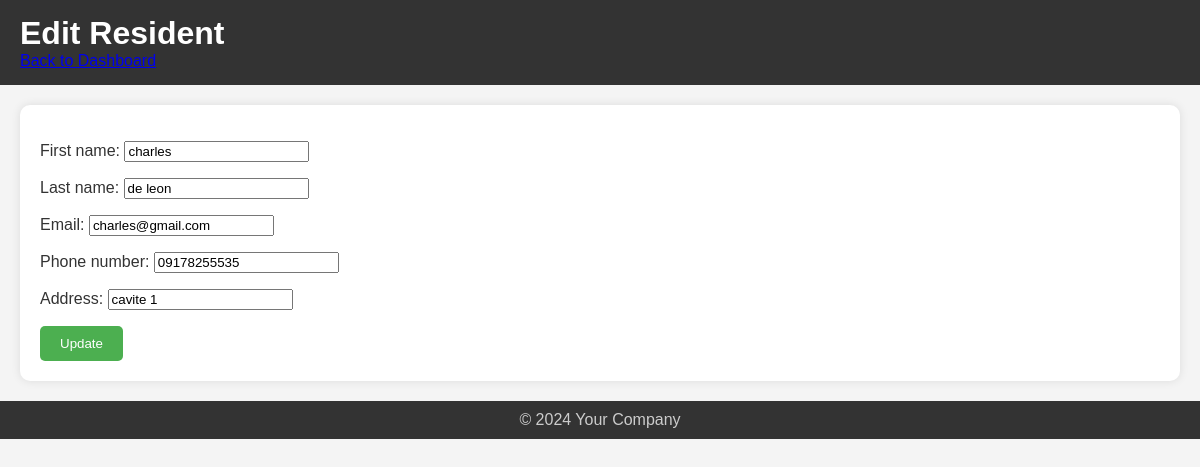
Screenshot of /residents/edit/9/ with the database file from the repository.
### app/models.py (models this page shows, shortened)
class Resident(models.Model):
    first_name = models.CharField(max_length=100)
    last_name = models.CharField(max_length=100)
    email = models.EmailField(unique=True)
    phone_number = models.CharField(max_length=15, blank=True, null=True)
    address = models.CharField(max_length=255)
    joined_date = models.DateField(auto_now_add=True)

### app/views.py (the view)
# urls.py: path('residents/edit/<int:pk>/', ResidentUpdateView.as_view(), name='edit_resident'),
class ResidentUpdateView(UpdateView):
    model = Resident
    form_class = ResidentForm
    template_name = 'app/admin_edit_resident.html'
    success_url = reverse_lazy('resident_list')

### app/forms.py
class ResidentForm(forms.ModelForm):
    class Meta:
        model = Resident
        fields = '__all__'

### app/templates/app/admin_edit_resident.html (shortened to what this page needs)
{% load static %}
<!DOCTYPE html>
<html lang="en">
<head>
    <link rel="stylesheet" href="{% static 'css/admin.css' %}">
</head>
<body>
    <header>
        <h1>Edit Resident</h1>
        <a class="back-link" href="{% url 'resident_list' %}">Back to Dashboard</a>
    </header>
    <main>
        <form method="post" class="form-container">
            {{ form.as_p }}
            <button type="submit" class="btn-primary">Update</button>
        </form>
    </main>
    <footer>
        <p>&copy; 2024 Your Company</p>
    </footer>
</body>
</html>

### static/css/admin.css (style rules this page uses)
body { font-family: Arial, sans-serif; margin: 0; padding: 0; background-color: #f4f4f4; color: #333; }
header { background-color: #333; color: white; padding: 15px 20px; }
header h1 { margin: 0; }
main { padding: 20px; background-color: white; margin: 20px; border-radius: 10px; box-shadow: 0 0 10px rgba(0, 0, 0, 0.1); }
.btn-primary, .btn-secondary, .btn-danger { background-color: #4CAF50; color: white; padding: 10px 20px; border: none; border-radius: 5px; text-decoration: none; display: inline-block; cursor: pointer; }
footer { background-color: #333; color: #ccc; text-align: center; padding: 10px; }
footer p { margin: 0; }

### rows the page displays
Resident: first_name "charles", last_name "de leon", email "charles@gmail.com", phone_number "09178255535", address "cavite 1"
